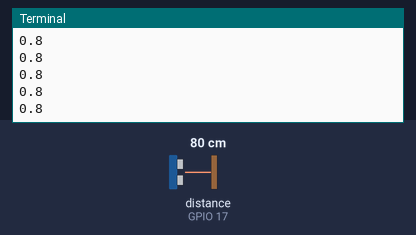
The program below on a simulated Raspberry Pi (BCM pin numbers). On the bench: the last lines printed to the terminal. The inputs (shaded band) are chosen by the test bench; at power-on: distance to the obstacle (sensor on GPIO 17) 80 cm. The echo pulse lasts 58.3 µs per cm.

Above: at 1.2 s.
1.3 s: distance to the obstacle (sensor on GPIO 17) set to 2 cm
At 2.3 s:
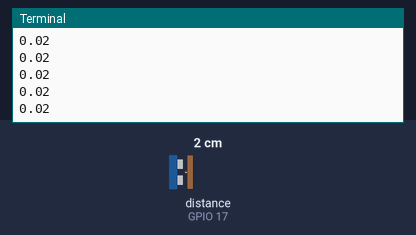
2.8 s: distance to the obstacle (sensor on GPIO 17) set to 4 cm
At 3.3 s:
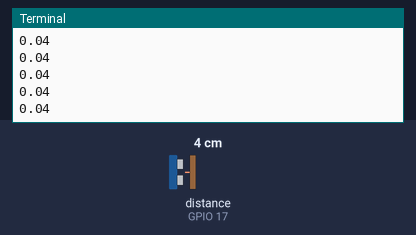
Timing chart, 0 to 4.6 s (numbered marks = the images above; inputs shaded):
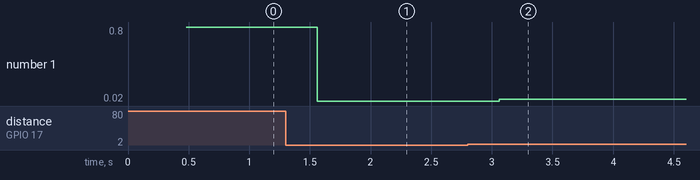

Measured:
- after the input at 1.3 s, the terminal: prints a new line after 0.26 s (image 1)
- after the input at 2.8 s, the terminal: prints a new line after 0.26 s (image 2)
- plotted number 1: 0.8 → 0.02 after the input at 1.3 s, 0.02 → 0.04 after the input at 2.8 s

The program:

sonic_distance_sensor.py
```python
# the sensor sends pulses of ultrasound and detects the echo sent back when sound bounces off nearby object
# it uses speed of sound (353 meters per second) to calculate distance from the object

from gpiozero import DistanceSensor
ultrasonic = DistanceSensor(echo=17, trigger=4)
while True:
	print(ultrasonic.distance)

# TO GET THE SENSOR TO ACT WHEN AN OBJECT IS IN OR OUT OF A CERTAIN RANGE #

while True:
	ultrasonic.wait_for_in_range()
	print("In range")
	ultrasonic.wait_for_out_of_range()
	print("Out of range")

# the default range threshold is .3m, but that can be configured when the sensor is initiated

#ultrasonic = DistanceSensor(echo=17, trigger=4, threshold_distance=.5)

# /// # /// # /// # /// # /// # ///

# you can also use a UDF to make action when the threshold is breached

"""def hello():
	print("Hello")

def bye():
	print("Bye")

ultrasnoic.when_in_range = hello
ultrasonic.when_out_of_range = bye"""
```
